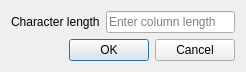
<?xml version="1.0" encoding="UTF-8"?>
<ui version="4.0">
 <class>VarcharProperty</class>
 <widget class="QDialog" name="VarcharProperty">
  <property name="geometry">
   <rect>
    <x>0</x>
    <y>0</y>
    <width>246</width>
    <height>67</height>
   </rect>
  </property>
  <property name="windowTitle">
   <string>Varchar property</string>
  </property>
  <layout class="QFormLayout" name="formLayout">
   <item row="0" column="0">
    <widget class="QLabel" name="label">
     <property name="text">
      <string>Character length</string>
     </property>
    </widget>
   </item>
   <item row="0" column="1">
    <widget class="QLineEdit" name="edtCharLen">
     <property name="placeholderText">
      <string>Enter column length</string>
     </property>
    </widget>
   </item>
   <item row="1" column="0" colspan="2">
    <widget class="QDialogButtonBox" name="buttonBox">
     <property name="orientation">
      <enum>Qt::Horizontal</enum>
     </property>
     <property name="standardButtons">
      <set>QDialogButtonBox::Cancel|QDialogButtonBox::Ok</set>
     </property>
    </widget>
   </item>
  </layout>
 </widget>
 <resources/>
 <connections>
  <connection>
   <sender>buttonBox</sender>
   <signal>accepted()</signal>
   <receiver>VarcharProperty</receiver>
   <slot>accept()</slot>
   <hints>
    <hint type="sourcelabel">
     <x>248</x>
     <y>254</y>
    </hint>
    <hint type="destinationlabel">
     <x>157</x>
     <y>274</y>
    </hint>
   </hints>
  </connection>
  <connection>
   <sender>buttonBox</sender>
   <signal>rejected()</signal>
   <receiver>VarcharProperty</receiver>
   <slot>reject()</slot>
   <hints>
    <hint type="sourcelabel">
     <x>316</x>
     <y>260</y>
    </hint>
    <hint type="destinationlabel">
     <x>286</x>
     <y>274</y>
    </hint>
   </hints>
  </connection>
 </connections>
</ui>
